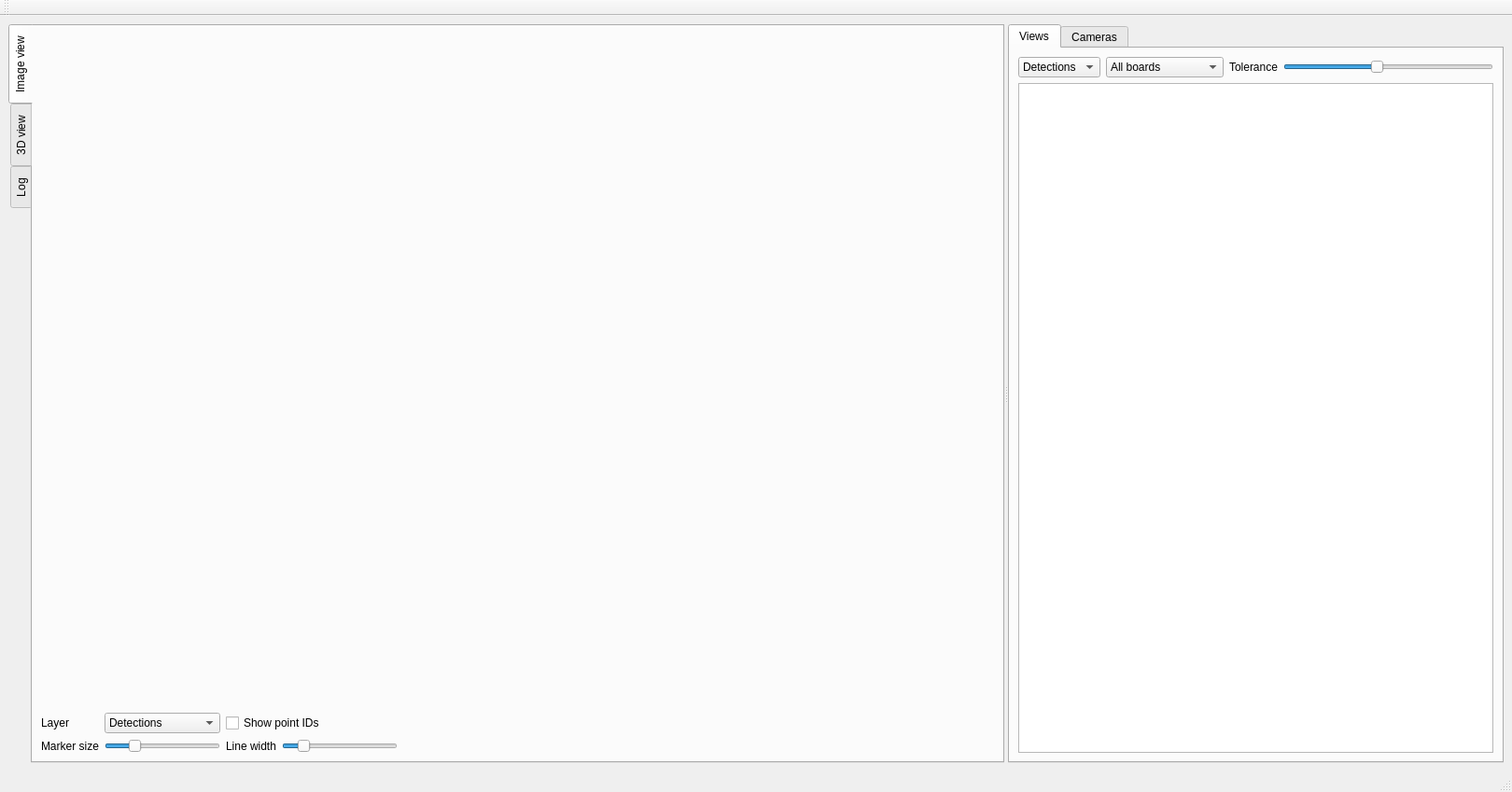
<?xml version="1.0" encoding="UTF-8"?>
<ui version="4.0">
 <class>MainWindow</class>
 <widget class="QMainWindow" name="MainWindow">
  <property name="geometry">
   <rect>
    <x>0</x>
    <y>0</y>
    <width>1620</width>
    <height>849</height>
   </rect>
  </property>
  <property name="windowTitle">
   <string>MainWindow</string>
  </property>
  <property name="statusTip">
   <string/>
  </property>
  <property name="documentMode">
   <bool>false</bool>
  </property>
  <property name="dockNestingEnabled">
   <bool>false</bool>
  </property>
  <property name="unifiedTitleAndToolBarOnMac">
   <bool>false</bool>
  </property>
  <widget class="QWidget" name="centralwidget">
   <layout class="QHBoxLayout" name="horizontalLayout_4">
    <item>
     <widget class="QSplitter" name="splitter">
      <property name="orientation">
       <enum>Qt::Horizontal</enum>
      </property>
      <widget class="QWidget" name="layoutWidget">
       <layout class="QVBoxLayout" name="verticalLayout_2">
        <item>
         <widget class="QTabWidget" name="mainTabs">
          <property name="sizePolicy">
           <sizepolicy hsizetype="Expanding" vsizetype="Expanding">
            <horstretch>0</horstretch>
            <verstretch>0</verstretch>
           </sizepolicy>
          </property>
          <property name="tabPosition">
           <enum>QTabWidget::West</enum>
          </property>
          <property name="currentIndex">
           <number>0</number>
          </property>
          <widget class="QWidget" name="tab_images">
           <attribute name="title">
            <string>Image view</string>
           </attribute>
           <layout class="QGridLayout" name="gridLayout_4">
            <property name="leftMargin">
             <number>0</number>
            </property>
            <property name="topMargin">
             <number>0</number>
            </property>
            <property name="rightMargin">
             <number>0</number>
            </property>
            <property name="bottomMargin">
             <number>0</number>
            </property>
            <item row="0" column="0" colspan="2">
             <widget class="QWidget" name="image_frame" native="true">
              <property name="sizePolicy">
               <sizepolicy hsizetype="Preferred" vsizetype="Expanding">
                <horstretch>0</horstretch>
                <verstretch>0</verstretch>
               </sizepolicy>
              </property>
             </widget>
            </item>
            <item row="1" column="0">
             <widget class="QWidget" name="widget_2" native="true">
              <property name="sizePolicy">
               <sizepolicy hsizetype="Fixed" vsizetype="Preferred">
                <horstretch>0</horstretch>
                <verstretch>0</verstretch>
               </sizepolicy>
              </property>
              <property name="minimumSize">
               <size>
                <width>400</width>
                <height>0</height>
               </size>
              </property>
              <layout class="QGridLayout" name="gridLayout_3">
               <property name="leftMargin">
                <number>9</number>
               </property>
               <property name="topMargin">
                <number>9</number>
               </property>
               <property name="rightMargin">
                <number>9</number>
               </property>
               <property name="bottomMargin">
                <number>9</number>
               </property>
               <item row="0" column="0">
                <widget class="QLabel" name="label">
                 <property name="text">
                  <string>Layer</string>
                 </property>
                </widget>
               </item>
               <item row="0" column="1">
                <widget class="QComboBox" name="layer_combo">
                 <item>
                  <property name="text">
                   <string>Detections</string>
                  </property>
                 </item>
                 <item>
                  <property name="text">
                   <string>Detected poses</string>
                  </property>
                 </item>
                 <item>
                  <property name="text">
                   <string>Initialisation</string>
                  </property>
                 </item>
                 <item>
                  <property name="text">
                   <string>Calibration: xyz</string>
                  </property>
                 </item>
                </widget>
               </item>
               <item row="0" column="2" colspan="2">
                <widget class="QCheckBox" name="show_ids_check">
                 <property name="text">
                  <string>Show point IDs</string>
                 </property>
                </widget>
               </item>
               <item row="1" column="0">
                <widget class="QLabel" name="label_8">
                 <property name="text">
                  <string>Marker size</string>
                 </property>
                </widget>
               </item>
               <item row="1" column="1">
                <widget class="QSlider" name="marker_size_slider">
                 <property name="minimum">
                  <number>1</number>
                 </property>
                 <property name="maximum">
                  <number>40</number>
                 </property>
                 <property name="value">
                  <number>10</number>
                 </property>
                 <property name="orientation">
                  <enum>Qt::Horizontal</enum>
                 </property>
                </widget>
               </item>
               <item row="1" column="2">
                <widget class="QLabel" name="label_9">
                 <property name="text">
                  <string>Line width</string>
                 </property>
                </widget>
               </item>
               <item row="1" column="3">
                <widget class="QSlider" name="line_width_slider">
                 <property name="minimum">
                  <number>1</number>
                 </property>
                 <property name="maximum">
                  <number>8</number>
                 </property>
                 <property name="value">
                  <number>2</number>
                 </property>
                 <property name="orientation">
                  <enum>Qt::Horizontal</enum>
                 </property>
                </widget>
               </item>
              </layout>
             </widget>
            </item>
            <item row="1" column="1">
             <spacer name="horizontalSpacer_4">
              <property name="orientation">
               <enum>Qt::Horizontal</enum>
              </property>
              <property name="sizeHint" stdset="0">
               <size>
                <width>133</width>
                <height>20</height>
               </size>
              </property>
             </spacer>
            </item>
           </layout>
          </widget>
          <widget class="QWidget" name="tab_3d">
           <attribute name="title">
            <string>3D view</string>
           </attribute>
           <layout class="QGridLayout" name="gridLayout_6">
            <property name="leftMargin">
             <number>0</number>
            </property>
            <property name="topMargin">
             <number>0</number>
            </property>
            <property name="rightMargin">
             <number>0</number>
            </property>
            <property name="bottomMargin">
             <number>0</number>
            </property>
            <item row="0" column="0" colspan="2">
             <widget class="QWidget" name="view_frame" native="true">
              <property name="sizePolicy">
               <sizepolicy hsizetype="Preferred" vsizetype="Expanding">
                <horstretch>0</horstretch>
                <verstretch>0</verstretch>
               </sizepolicy>
              </property>
             </widget>
            </item>
            <item row="1" column="0">
             <widget class="QWidget" name="widget_3" native="true">
              <property name="sizePolicy">
               <sizepolicy hsizetype="Fixed" vsizetype="Preferred">
                <horstretch>0</horstretch>
                <verstretch>0</verstretch>
               </sizepolicy>
              </property>
              <property name="minimumSize">
               <size>
                <width>400</width>
                <height>0</height>
               </size>
              </property>
              <property name="baseSize">
               <size>
                <width>0</width>
                <height>0</height>
               </size>
              </property>
              <layout class="QGridLayout" name="gridLayout_5">
               <item row="0" column="0" colspan="2">
                <widget class="QCheckBox" name="moving_cameras_check">
                 <property name="text">
                  <string>Moving cameras</string>
                 </property>
                 <property name="checked">
                  <bool>true</bool>
                 </property>
                </widget>
               </item>
               <item row="1" column="0">
                <widget class="QLabel" name="label_4">
                 <property name="text">
                  <string>Camera Size</string>
                 </property>
                </widget>
               </item>
               <item row="1" column="1">
                <widget class="QSlider" name="camera_size_slider">
                 <property name="minimum">
                  <number>1</number>
                 </property>
                 <property name="maximum">
                  <number>100</number>
                 </property>
                 <property name="singleStep">
                  <number>1</number>
                 </property>
                 <property name="pageStep">
                  <number>20</number>
                 </property>
                 <property name="value">
                  <number>20</number>
                 </property>
                 <property name="orientation">
                  <enum>Qt::Horizontal</enum>
                 </property>
                 <property name="invertedAppearance">
                  <bool>false</bool>
                 </property>
                 <property name="invertedControls">
                  <bool>false</bool>
                 </property>
                </widget>
               </item>
               <item row="1" column="2">
                <widget class="QLabel" name="label_5">
                 <property name="text">
                  <string>Line width</string>
                 </property>
                </widget>
               </item>
               <item row="1" column="3">
                <widget class="QSlider" name="line_size_slider">
                 <property name="minimum">
                  <number>1</number>
                 </property>
                 <property name="maximum">
                  <number>8</number>
                 </property>
                 <property name="value">
                  <number>2</number>
                 </property>
                 <property name="orientation">
                  <enum>Qt::Horizontal</enum>
                 </property>
                </widget>
               </item>
              </layout>
             </widget>
            </item>
            <item row="1" column="1">
             <spacer name="horizontalSpacer_5">
              <property name="orientation">
               <enum>Qt::Horizontal</enum>
              </property>
              <property name="sizeHint" stdset="0">
               <size>
                <width>347</width>
                <height>20</height>
               </size>
              </property>
             </spacer>
            </item>
           </layout>
          </widget>
          <widget class="QWidget" name="tab">
           <attribute name="title">
            <string>Log</string>
           </attribute>
           <layout class="QVBoxLayout" name="verticalLayout">
            <item>
             <widget class="QTextEdit" name="log_viewer">
              <property name="font">
               <font>
                <family>Courier</family>
                <pointsize>11</pointsize>
                <weight>75</weight>
                <bold>true</bold>
               </font>
              </property>
              <property name="inputMethodHints">
               <set>Qt::ImhNone</set>
              </property>
              <property name="undoRedoEnabled">
               <bool>false</bool>
              </property>
              <property name="readOnly">
               <bool>true</bool>
              </property>
             </widget>
            </item>
           </layout>
          </widget>
         </widget>
        </item>
       </layout>
      </widget>
      <widget class="QTabWidget" name="tabWidget_2">
       <property name="sizePolicy">
        <sizepolicy hsizetype="Expanding" vsizetype="Expanding">
         <horstretch>0</horstretch>
         <verstretch>0</verstretch>
        </sizepolicy>
       </property>
       <property name="minimumSize">
        <size>
         <width>0</width>
         <height>0</height>
        </size>
       </property>
       <property name="maximumSize">
        <size>
         <width>16777215</width>
         <height>16777215</height>
        </size>
       </property>
       <property name="baseSize">
        <size>
         <width>0</width>
         <height>0</height>
        </size>
       </property>
       <property name="currentIndex">
        <number>0</number>
       </property>
       <widget class="QWidget" name="views_tab">
        <attribute name="title">
         <string>Views</string>
        </attribute>
        <layout class="QVBoxLayout" name="verticalLayout_3">
         <item>
          <layout class="QHBoxLayout" name="horizontalLayout">
           <item>
            <widget class="QComboBox" name="metric_combo">
             <property name="sizePolicy">
              <sizepolicy hsizetype="Preferred" vsizetype="Fixed">
               <horstretch>0</horstretch>
               <verstretch>0</verstretch>
              </sizepolicy>
             </property>
             <property name="sizeAdjustPolicy">
              <enum>QComboBox::AdjustToContents</enum>
             </property>
             <item>
              <property name="text">
               <string>Detections</string>
              </property>
             </item>
            </widget>
           </item>
           <item>
            <widget class="QComboBox" name="boards_combo">
             <property name="sizePolicy">
              <sizepolicy hsizetype="Preferred" vsizetype="Fixed">
               <horstretch>0</horstretch>
               <verstretch>0</verstretch>
              </sizepolicy>
             </property>
             <property name="sizeAdjustPolicy">
              <enum>QComboBox::AdjustToContents</enum>
             </property>
             <property name="minimumContentsLength">
              <number>12</number>
             </property>
             <item>
              <property name="text">
               <string>All boards</string>
              </property>
             </item>
            </widget>
           </item>
           <item>
            <widget class="QLabel" name="label_2">
             <property name="text">
              <string>Tolerance</string>
             </property>
            </widget>
           </item>
           <item>
            <widget class="QSlider" name="tolerance_slider">
             <property name="minimum">
              <number>10</number>
             </property>
             <property name="maximum">
              <number>100</number>
             </property>
             <property name="pageStep">
              <number>1</number>
             </property>
             <property name="value">
              <number>50</number>
             </property>
             <property name="orientation">
              <enum>Qt::Horizontal</enum>
             </property>
            </widget>
           </item>
          </layout>
         </item>
         <item>
          <widget class="QTableView" name="view_table">
           <attribute name="horizontalHeaderMinimumSectionSize">
            <number>25</number>
           </attribute>
          </widget>
         </item>
        </layout>
       </widget>
       <widget class="QWidget" name="cameras_tab">
        <attribute name="title">
         <string>Cameras</string>
        </attribute>
       </widget>
      </widget>
     </widget>
    </item>
   </layout>
  </widget>
  <widget class="QMenuBar" name="menubar">
   <property name="geometry">
    <rect>
     <x>0</x>
     <y>0</y>
     <width>1620</width>
     <height>20</height>
    </rect>
   </property>
  </widget>
  <widget class="QStatusBar" name="statusbar"/>
  <widget class="QToolBar" name="toolBar">
   <property name="windowTitle">
    <string>toolBar</string>
   </property>
   <attribute name="toolBarArea">
    <enum>TopToolBarArea</enum>
   </attribute>
   <attribute name="toolBarBreak">
    <bool>false</bool>
   </attribute>
  </widget>
 </widget>
 <resources/>
 <connections/>
</ui>
